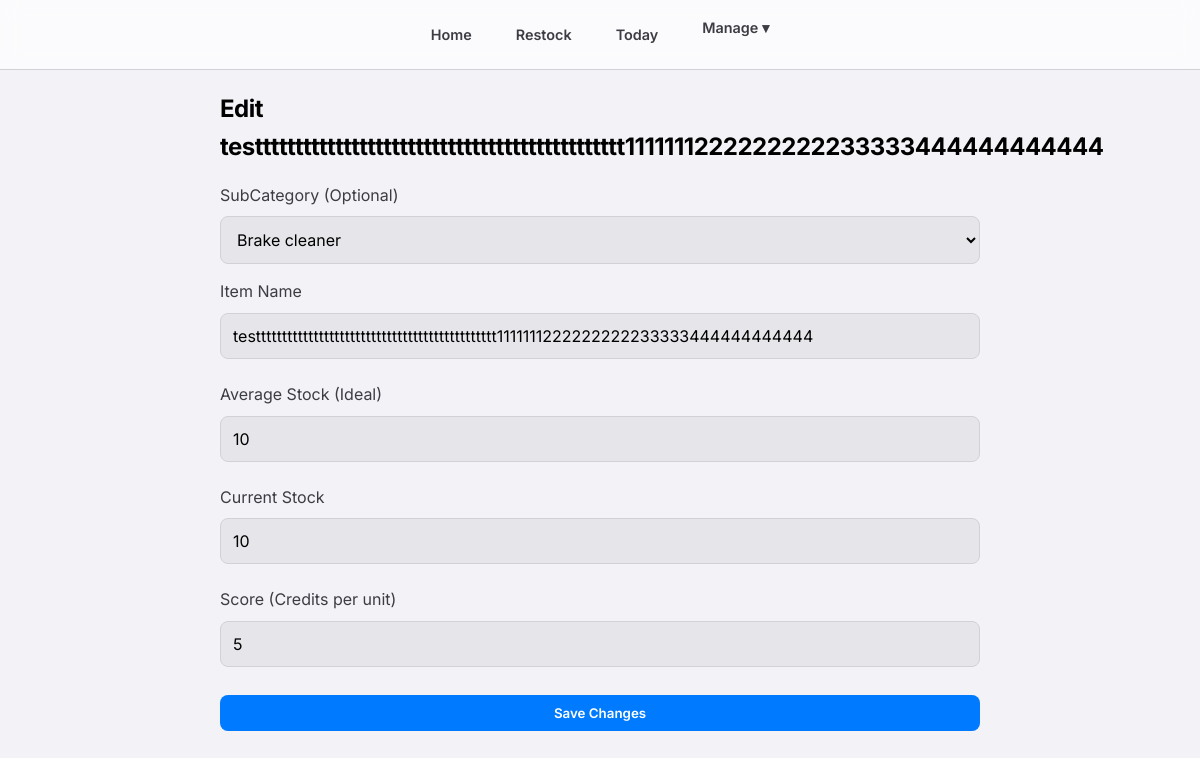
Page /manage/items/12/edit/ (signed in) on the committed database.
### consumables/models.py (models this page shows, shortened)
class Item(models.Model):
    category = models.ForeignKey(Category, related_name='items', on_delete=models.CASCADE)
    subcategory = models.ForeignKey(SubCategory, related_name='items', on_delete=models.SET_NULL, null=True, blank=True)
    name = models.CharField(max_length=200)
    average_stock = models.IntegerField(default=0, help_text="Ideal stock level for calculation")
    current_stock = models.IntegerField(default=0)
    score = models.IntegerField(default=1, help_text="Credits earned per unit taken")
    class Meta:
        constraints = [
            models.UniqueConstraint(
                fields=['category', 'name'],
                condition=models.Q(subcategory__isnull=True),
                name='unique_direct_item_idx'
            ),
            models.UniqueConstraint(
                fields=['subcategory', 'name'],
                name='unique_subcategory_item_idx'
            )
        ]

class SubCategory(models.Model):
    name = models.CharField(max_length=100)
    category = models.ForeignKey(Category, related_name='subcategories', on_delete=models.CASCADE)
    class Meta:
        verbose_name_plural = "Sub Categories"

### consumables/views.py (the view, shortened to what this page needs)
# urls.py: path('manage/items/<int:item_id>/edit/', views.edit_item, name='edit_item'),
@login_required
def edit_item(request, item_id):
    item = get_object_or_404(Item, pk=item_id)
    subcategories = item.category.subcategories.all()
    return render(request, 'consumables/edit_item.html', {'item': item, 'subcategories': subcategories})

### consumables/templates/consumables/edit_item.html (shortened to what this page needs)
{% extends 'consumables/base.html' %}
{% block content %}
<h2>Edit {{ item.name }}</h2>
<form method="post">
    {% if subcategories %}
    <label style="display: block; color: var(--text-secondary);">SubCategory (Optional)</label>
    <select name="subcategory" required
        style="width: 100%; margin-bottom: 15px; padding: 12px; border-radius: 8px; border: 1px solid var(--border-color); background: var(--input-bg); color: var(--text-primary);">
        {% for sub in subcategories %}
        <option value="{{ sub.id }}" {% if item.subcategory_id == sub.id %}selected{% endif %}>{{ sub.name }}</option>
        {% endfor %}
    </select>
    {% endif %}
    <label style="display: block; color: var(--text-secondary);">Item Name</label>
    <input type="text" name="name" value="{{ item.name }}" required>
    <label style="display: block; color: var(--text-secondary); margin-top: 15px;">Average Stock (Ideal)</label>
    <input type="number" name="average_stock" value="{{ item.average_stock }}">
    <label style="display: block; color: var(--text-secondary); margin-top: 15px;">Current Stock</label>
    <input type="number" name="current_stock" value="{{ item.current_stock }}">
    <label style="display: block; color: var(--text-secondary); margin-top: 15px;">Score (Credits per unit)</label>
    <input type="number" name="score" value="{{ item.score }}">
    <button type="submit" class="btn btn-primary" style="margin-top: 20px; width: 100%;">Save Changes</button>
</form>
{% endblock %}

### consumables/static/css/style.css (style rules this page uses)
:root { --bg-color: #f2f2f7; --card-bg: #ffffff; --text-primary: #000000; --text-secondary: #3c3c43; --accent-red: #ff3b30; --accent-blue: #007aff; --accent-green: #34c759; --accent-yellow: #f59e0b; --border-color: #d1d1d6; --glass-bg: rgba(255, 255, 255, 0.7); --glass-border: rgba(0, 0, 0, 0.1); --input-bg: rgba(0, 0, 0, 0.05); }
* { box-sizing: border-box; margin: 0; padding: 0; font-family: 'Inter', -apple-system, BlinkMacSystemFont, "Segoe UI", Roboto, Helvetica, Arial, sans-serif; }
body { background-color: var(--bg-color); color: var(--text-primary); line-height: 1.6; padding-bottom: 80px; }
h1, h2, h3 { font-weight: 700; letter-spacing: -0.5px; margin-bottom: 1rem; color: var(--text-primary); }
.btn { padding: 10px 20px; border-radius: 8px; border: none; font-weight: 600; cursor: pointer; transition: background 0.2s, transform 0.1s; text-align: center; display: inline-block; }
.btn-primary { background-color: var(--accent-blue); color: white; }
input[type="text"], input[type="password"], input[type="number"], select { width: 100%; padding: 12px; margin: 8px 0; background-color: var(--input-bg); border: 1px solid var(--border-color); border-radius: 8px; color: var(--text-primary); font-size: 1rem; transition: border-color 0.2s, background-color 0.2s; }
option { background-color: #ffffff; color: #000000; }

### rows in the picture
Item: name "testttttttttttttttttttttttttttttttttttttttttttttt1111111222222222233333444444444444", subcategory "Brake cleaner", average_stock "10", current_stock "10", score "5"
